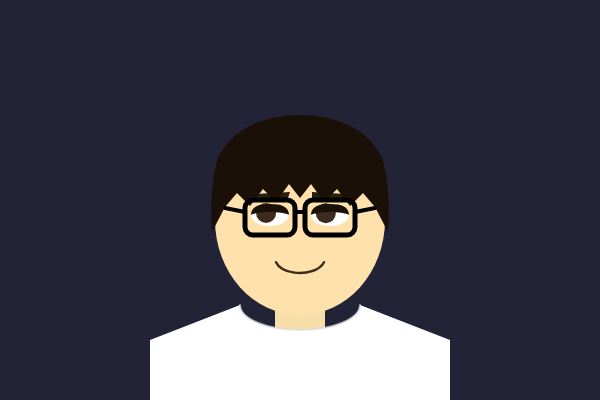
Frame 1 (no input)
Frame 60 (no input): identical to frame 1, image omitted
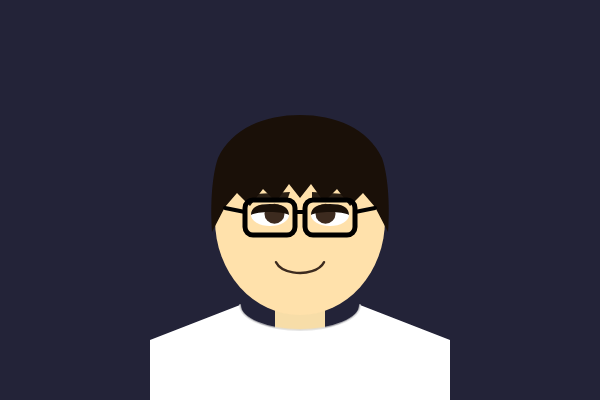
Frame 120 (the mouse pressed at the canvas centre since frame 60)

The p5.js sketch that drew these frames (run headless with seeded random() and noise() and a simulated clock; from frame 60 on, the mouse is pressed at the canvas centre):

// p5.js sketch
// ── sketch.js
let mouse = { x: 300, y: 300 };
let progress = 0;
let direction = 0;
let returnTimer = null;

function setup() {
  createCanvas(600, 400);
}

function mouseMoved() {
  mouse.x = mouseX;
  mouse.y = mouseY;
}

function mouseClicked() {
  if (returnTimer) clearTimeout(returnTimer);
  direction = 1;
  returnTimer = setTimeout(() => { direction = -1; }, 2000);
}

function draw() {
  // 진행도 업데이트
  const velocity = 0.055;
  if (direction === 1) {
    progress = min(1, progress + velocity);
    if (progress >= 1) direction = 0;
  } else if (direction === -1) {
    progress = max(0, progress - velocity);
    if (progress <= 0) direction = 0;
  }

  const p = progress;

  background('#232338');

  // 목
  noStroke();
  fill('#F7DDA8');
  rect(275, 295, 50, 60, 5);

  // 얼굴
  fill('#FFE1AB');
  ellipse(300, 220, 170, 190);

  // 눈 흰자
  const eyeOpenH = lerp(22, 38, p);
  fill(255);
  ellipse(270, 215, 38, eyeOpenH);
  ellipse(330, 215, 38, eyeOpenH);

  // 눈동자 — 마우스 따라가기 (놀랄 땐 정면 고정)
  const maxOffset = lerp(5, 0, p);
  const lOff = getPupilOffset(270, 215, maxOffset);
  const rOff = getPupilOffset(330, 215, maxOffset);
  const pupilSize = lerp(20, 26, p);

  fill('#3D2B1F');
  ellipse(270 + lOff.x, 216 + lOff.y, pupilSize, pupilSize);
  ellipse(330 + rOff.x, 216 + rOff.y, pupilSize, pupilSize);

  // 하이라이트
  fill(255);
  ellipse(270 + lOff.x + 3, 213 + lOff.y - 2, 6, 6);
  ellipse(330 + rOff.x + 3, 213 + rOff.y - 2, 6, 6);

  // 눈썹 (놀라면 위로)
  const browY = lerp(0, -10, p);
  fill('#2A1F14');
  beginShape();
  vertex(250, 198 + browY); vertex(255, 194 + browY);
  vertex(290, 192 + browY); vertex(288, 198 + browY);
  endShape(CLOSE);
  beginShape();
  vertex(312, 192 + browY); vertex(345, 194 + browY);
  vertex(350, 198 + browY); vertex(312, 198 + browY);
  endShape(CLOSE);

  // 눈 윤곽선 (속눈썹 라인)
  fill('#1a1008');
  beginShape();
  vertex(251, 215);
  bezierVertex(251, 207, 258, 204, 270, 204);
  bezierVertex(282, 204, 289, 207, 289, 215);
  bezierVertex(283, 211, 257, 211, 251, 215);
  endShape(CLOSE);
  beginShape();
  vertex(311, 215);
  bezierVertex(311, 207, 318, 204, 330, 204);
  bezierVertex(342, 204, 349, 207, 349, 215);
  bezierVertex(343, 211, 317, 211, 311, 215);
  endShape(CLOSE);

  // 머리카락
  fill('#1a1008');
  beginShape();
  vertex(212, 232);
  bezierVertex(210, 205, 212, 175, 218, 158);
  bezierVertex(232, 128, 265, 115, 300, 115);
  bezierVertex(335, 115, 368, 128, 382, 158);
  bezierVertex(388, 175, 390, 205, 388, 232);
  vertex(375, 207); vertex(363, 193); vertex(350, 206);
  vertex(337, 189); vertex(324, 202); vertex(311, 184);
  vertex(300, 198); vertex(289, 184); vertex(276, 202);
  vertex(263, 189); vertex(250, 206); vertex(237, 193);
  vertex(225, 207);
  endShape(CLOSE);

  noFill();
  if (p < 0.25) {
    stroke('#3D2B1F');
    strokeWeight(2.5);
    arc(300, 258, 50, 30, radians(10), radians(170));
  } else {
    noStroke();
    const mW = lerp(36, 32, p);
    const mH = lerp(8, 36, (p - 0.25) / 0.75);
    const mY = lerp(258, 264, p);
    fill('#3D2B1F');
    ellipse(300, mY, mW, mH + 4);
    if (p > 0.4) {
      fill('#1a0a05');
      ellipse(300, mY + 1, mW - 6, mH - 4);
    }
  }

  // 흰색 라운드넥 티셔츠
  noStroke();
  fill(255);
  beginShape();
  vertex(240, 305);
  vertex(150, 340);
  vertex(150, 400);
  vertex(450, 400);
  vertex(450, 340);
  vertex(360, 305);
  for (let a = 0; a <= 180; a += 10) {
    let angle = radians(a);
    vertex(300 + cos(angle) * 60, 305 + sin(angle) * 25);
  }
  endShape(CLOSE);

  // 칼라 라인
  noFill();
  stroke(220, 220, 220, 180);
  strokeWeight(2);
  arc(300, 305, 120, 50, radians(0), radians(180));

  // 검은색 뿔테 안경
  noFill();
  stroke(0);
  strokeWeight(5);
  rect(245, 200, 50, 35, 8);
  rect(305, 200, 50, 35, 8);
  strokeWeight(4);
  line(295, 212, 305, 212);
  line(245, 212, 225, 208);
  line(355, 212, 375, 208);
}

function getPupilOffset(eyeX, eyeY, maxDist) {
  const dx = mouse.x - eyeX;
  const dy = mouse.y - eyeY;
  const dist = sqrt(dx * dx + dy * dy);
  const scale = min(dist, maxDist) / (dist || 1);
  return { x: dx * scale, y: dy * scale };
}
